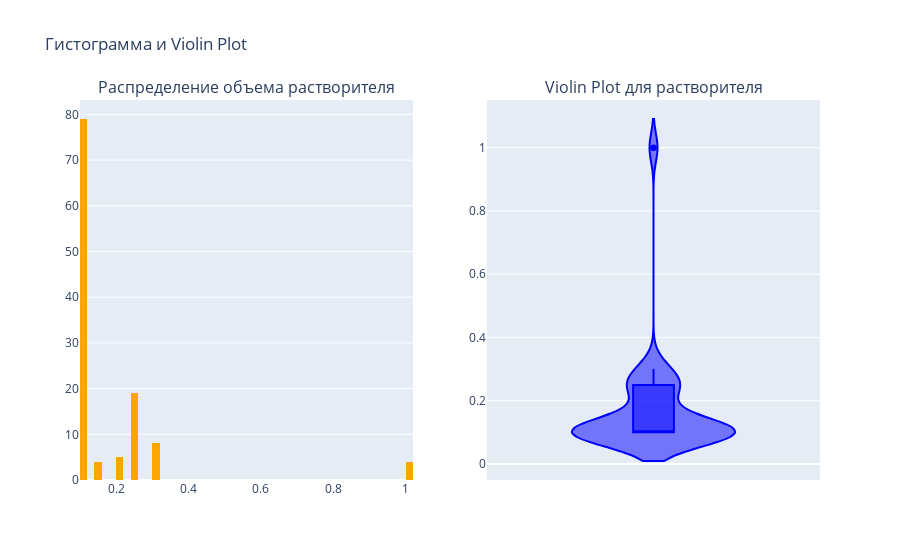

The notebook cell saved with this chart:
### Markdown cell above
Анализ распределения объема растворителя

### Code cell
fig = make_subplots(rows=1, cols=2, subplot_titles=['Распределение объема растворителя', 'Violin Plot для растворителя'])

# Гистограмма
hist_fig = px.histogram(df, x="liq_amount_mL", nbins = 60,
                 color_discrete_sequence = ["orange", "red", "green"])

fig.add_trace(hist_fig['data'][0], row=1, col=1) # Добавление графика с указанием расположения

# Violin plot
violin_fig = px.violin(df, y="liq_amount_mL", color_discrete_sequence = ["blue", "purple"], box = True)  
fig.add_trace(violin_fig['data'][0], row=1, col=2) # Добавление графика с указанием расположения

# Настройка макета
fig.update_layout(showlegend=False, title_text="Гистограмма и Violin Plot") 

# Отображение графика
fig.show()

### Figure 1 — Plotly figure (JSON) as saved in the notebook; plotly's stock layout.template omitted (floating-point values rounded to 4 significant figures)
{"data": [{"alignmentgroup": "True", "bingroup": "x", "hovertemplate": "liq_amount_mL=%{x}<br>count=%{y}<extra></extra>", "legendgroup": "", "marker": {"color": "orange", "pattern": {"shape": ""}}, "name": "", "nbinsx": 60, "offsetgroup": "", "orientation": "v", "showlegend": false, "type": "histogram", "x": [0.3, 0.3, 0.3, 0.3, 0.3, 0.3, 0.3, 0.1, 0.1, 0.1, 0.1, 0.1, 0.1, 0.1, 0.1, 0.1, 0.1, 0.1, 0.1, 0.1, 0.1, 0.1, 0.1, 0.1, 0.1, 0.1, 0.1, 0.1, 0.1, 0.1, 0.1, 0.1, 0.1, 0.1, 0.1, 0.1, 0.1, 0.1, 0.1, 0.1, 0.1, 0.1, 0.1, 0.1, 0.1, 0.1, 0.1, 0.1, 0.1, 0.1, 0.1, 0.1, 0.1, 0.1, 0.1, 0.1, 0.1, 0.1, 0.1, 0.1, 0.25, 0.25, 0.25, 0.25, 0.25, 0.25, 0.25, 0.25, 0.25, 0.25, 0.25, 0.25, 0.25, 0.25, 0.25, 0.25, 0.25, 0.25, 0.25, 0.1, 1, 0.1, 0.1, 0.1, 0.1, 0.1, 0.1, 0.1, 0.1, 0.1, 0.1, 0.1, 0.1, 0.1, 0.1, 0.1, 0.1, 0.1, 0.1, 0.1, 0.15, 0.15, 0.15, 0.15, 0.2, 0.2, 0.2, 0.2, 0.3, 0.1, 0.1, 0.1, 0.2, 1, 1, 1, 0.1, 0.1, 0.1], "xaxis": "x", "yaxis": "y"}, {"alignmentgroup": "True", "box": {"visible": true}, "hovertemplate": "liq_amount_mL=%{y}<extra></extra>", "legendgroup": "", "marker": {"color": "blue"}, "name": "", "offsetgroup": "", "orientation": "v", "scalegroup": "True", "showlegend": false, "type": "violin", "x0": " ", "xaxis": "x2", "y": [0.3, 0.3, 0.3, 0.3, 0.3, 0.3, 0.3, 0.1, 0.1, 0.1, 0.1, 0.1, 0.1, 0.1, 0.1, 0.1, 0.1, 0.1, 0.1, 0.1, 0.1, 0.1, 0.1, 0.1, 0.1, 0.1, 0.1, 0.1, 0.1, 0.1, 0.1, 0.1, 0.1, 0.1, 0.1, 0.1, 0.1, 0.1, 0.1, 0.1, 0.1, 0.1, 0.1, 0.1, 0.1, 0.1, 0.1, 0.1, 0.1, 0.1, 0.1, 0.1, 0.1, 0.1, 0.1, 0.1, 0.1, 0.1, 0.1, 0.1, 0.25, 0.25, 0.25, 0.25, 0.25, 0.25, 0.25, 0.25, 0.25, 0.25, 0.25, 0.25, 0.25, 0.25, 0.25, 0.25, 0.25, 0.25, 0.25, 0.1, 1, 0.1, 0.1, 0.1, 0.1, 0.1, 0.1, 0.1, 0.1, 0.1, 0.1, 0.1, 0.1, 0.1, 0.1, 0.1, 0.1, 0.1, 0.1, 0.1, 0.15, 0.15, 0.15, 0.15, 0.2, 0.2, 0.2, 0.2, 0.3, 0.1, 0.1, 0.1, 0.2, 1, 1, 1, 0.1, 0.1, 0.1], "y0": " ", "yaxis": "y2"}], "layout": {"annotations": [{"font": {"size": 16}, "showarrow": false, "text": "Распределение объема растворителя", "x": 0.225, "xanchor": "center", "xref": "paper", "y": 1, "yanchor": "bottom", "yref": "paper"}, {"font": {"size": 16}, "showarrow": false, "text": "Violin Plot для растворителя", "x": 0.775, "xanchor": "center", "xref": "paper", "y": 1, "yanchor": "bottom", "yref": "paper"}], "showlegend": false, "title": {"text": "Гистограмма и Violin Plot"}, "xaxis": {"anchor": "y", "domain": [0, 0.45]}, "xaxis2": {"anchor": "y2", "domain": [0.55, 1]}, "yaxis": {"anchor": "x", "domain": [0, 1]}, "yaxis2": {"anchor": "x2", "domain": [0, 1]}}}
